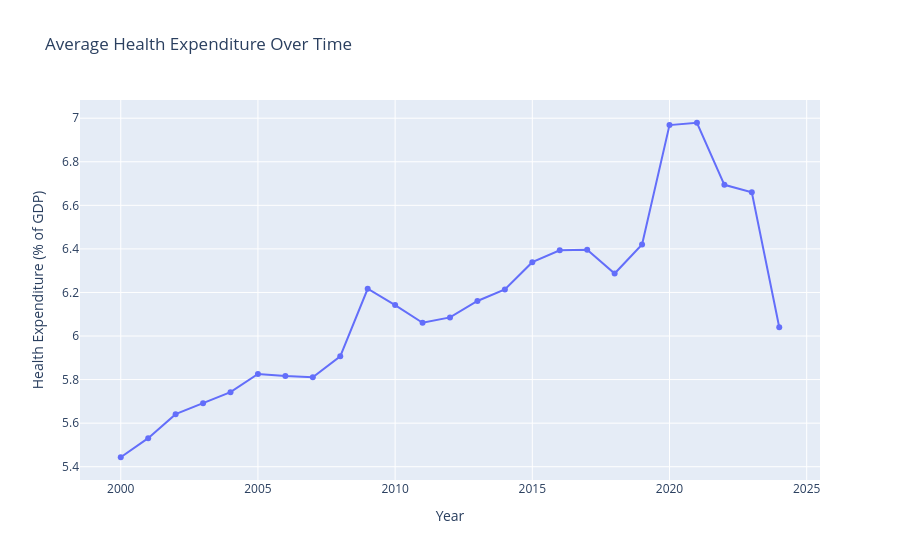

Notebook code cell kept with this figure:
### Code cell
import plotly.express as px

overall_health_exp = (
    merged_df.groupby("Year")["Health Expenditure Pct Gdp"]
    .mean()
    .reset_index()
)

fig = px.line(
    overall_health_exp,
    x="Year",
    y="Health Expenditure Pct Gdp",
    markers=True,
    title="Average Health Expenditure Over Time"
)

fig.update_layout(
    xaxis_title="Year",
    yaxis_title="Health Expenditure (% of GDP)"
)

fig.show()

### Figure 1 — Plotly figure (JSON) as saved in the notebook; plotly's stock layout.template omitted (floating-point values rounded to 4 significant figures)
{"data": [{"hovertemplate": "Year=%{x}<br>Health Expenditure Pct Gdp=%{y}<extra></extra>", "legendgroup": "", "line": {"color": "#636efa", "dash": "solid"}, "marker": {"symbol": "circle"}, "mode": "lines+markers", "name": "", "orientation": "v", "showlegend": false, "type": "scatter", "x": [2000, 2001, 2002, 2003, 2004, 2005, 2006, 2007, 2008, 2009, 2010, 2011, 2012, 2013, 2014, 2015, 2016, 2017, 2018, 2019, 2020, 2021, 2022, 2023, 2024], "xaxis": "x", "y": [5.443, 5.531, 5.641, 5.692, 5.742, 5.825, 5.816, 5.81, 5.907, 6.217, 6.142, 6.061, 6.086, 6.161, 6.214, 6.339, 6.394, 6.397, 6.287, 6.42, 6.968, 6.979, 6.694, 6.66, 6.04], "yaxis": "y"}], "layout": {"legend": {"tracegroupgap": 0}, "title": {"text": "Average Health Expenditure Over Time"}, "xaxis": {"anchor": "y", "domain": [0, 1], "title": {"text": "Year"}}, "yaxis": {"anchor": "x", "domain": [0, 1], "title": {"text": "Health Expenditure (% of GDP)"}}}}
